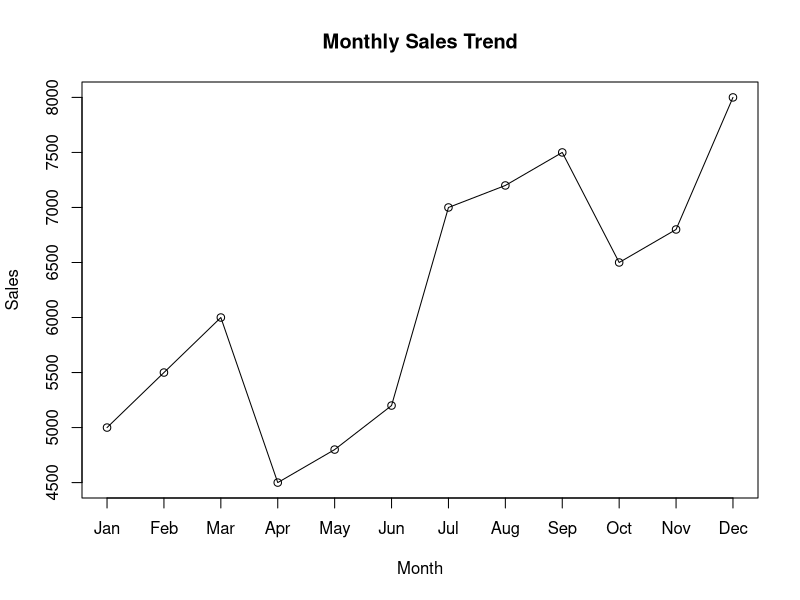
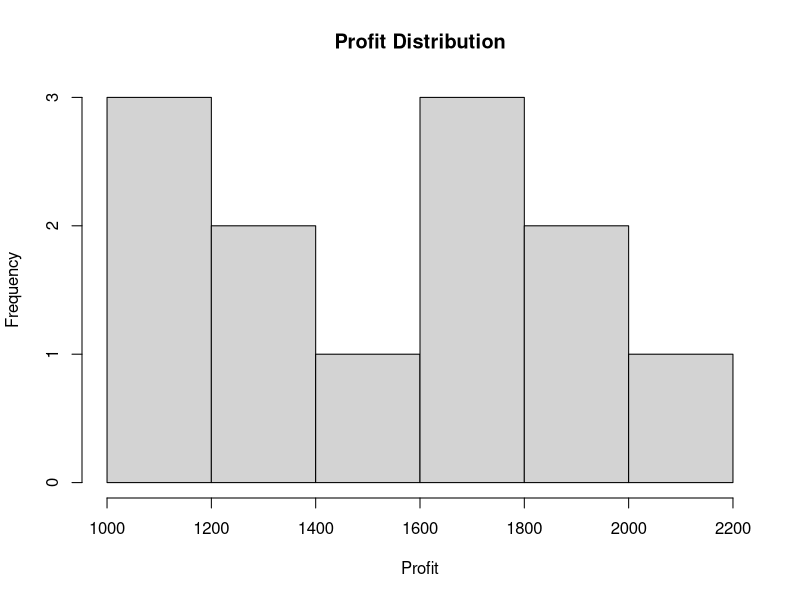
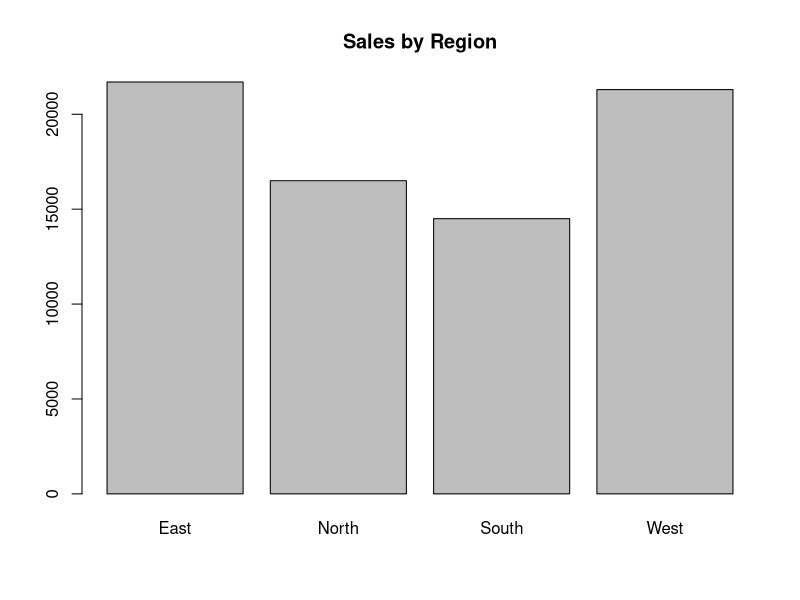
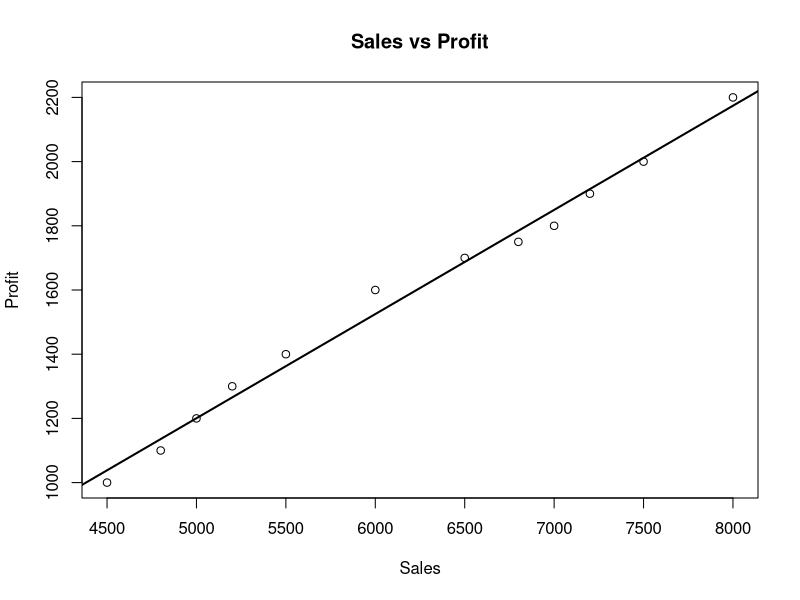

These charts were generated, in order, by the following R code:
# Load Dataset

sales_data <- read.csv(
  "projects/Sales_Data_Analysis/sales_data.csv"
)

# View Data

head(sales_data)

# Structure

str(sales_data)

# Summary

summary(sales_data)

# Total Sales

cat(
  "Total Sales:",
  sum(sales_data$Sales),
  "\n"
)

# Average Sales

cat(
  "Average Sales:",
  mean(sales_data$Sales),
  "\n"
)

# Total Profit

cat(
  "Total Profit:",
  sum(sales_data$Profit),
  "\n"
)

# Correlation

correlation <- cor(
  sales_data[,c("Sales","Profit")]
)

print(correlation)

#------------------------------
# Chart 1 — Monthly Sales Trend
#------------------------------
png(
  "projects/Sales_Data_Analysis/charts/monthly_sales.png",
  width=1200,
  height=800,
  res=150
)

plot(
  sales_data$Sales,
  type="o",
  xaxt="n",
  main="Monthly Sales Trend",
  xlab="Month",
  ylab="Sales"
)

axis(
  1,
  at=1:12,
  labels=sales_data$Month
)

dev.off()


#------------------------------
# Chart 2 — Profit Distribution
#------------------------------
png(
  "projects/Sales_Data_Analysis/charts/profit_distribution.png",
  width=1200,
  height=800,
  res=150
)

hist(
  sales_data$Profit,
  main="Profit Distribution",
  xlab="Profit"
)

dev.off()


#------------------------------
# Chart 3 — Sales by Region
#------------------------------
region_sales <- aggregate(
  Sales ~ Region,
  data=sales_data,
  sum
)

png(
  "projects/Sales_Data_Analysis/charts/sales_by_region.png",
  width=1200,
  height=800,
  res=150
)

barplot(
  region_sales$Sales,
  names.arg=region_sales$Region,
  main="Sales by Region"
)

dev.off()


#------------------------------
# Chart 4 — Sales vs Profit
#------------------------------
png(
  "projects/Sales_Data_Analysis/charts/sales_vs_profit.png",
  width=1200,
  height=800,
  res=150
)

plot(
  sales_data$Sales,
  sales_data$Profit,
  main="Sales vs Profit",
  xlab="Sales",
  ylab="Profit"
)

abline(
  lm(Profit ~ Sales,
     data=sales_data),
  lwd=2
)

dev.off()
